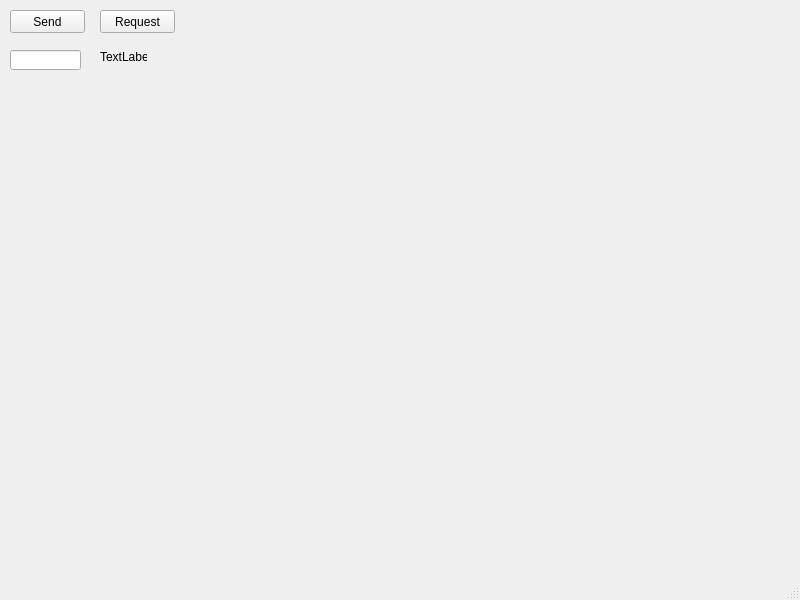
<?xml version="1.0" encoding="UTF-8"?>
<ui version="4.0">
 <class>MainWindow</class>
 <widget class="QMainWindow" name="MainWindow">
  <property name="geometry">
   <rect>
    <x>0</x>
    <y>0</y>
    <width>800</width>
    <height>600</height>
   </rect>
  </property>
  <property name="windowTitle">
   <string>MainWindow</string>
  </property>
  <widget class="QWidget" name="centralwidget">
   <widget class="QPushButton" name="SendButton">
    <property name="geometry">
     <rect>
      <x>10</x>
      <y>10</y>
      <width>75</width>
      <height>23</height>
     </rect>
    </property>
    <property name="text">
     <string>Send</string>
    </property>
   </widget>
   <widget class="QPushButton" name="RequestButton">
    <property name="geometry">
     <rect>
      <x>100</x>
      <y>10</y>
      <width>75</width>
      <height>23</height>
     </rect>
    </property>
    <property name="text">
     <string>Request</string>
    </property>
   </widget>
   <widget class="QLabel" name="label">
    <property name="geometry">
     <rect>
      <x>100</x>
      <y>50</y>
      <width>47</width>
      <height>13</height>
     </rect>
    </property>
    <property name="text">
     <string>TextLabel</string>
    </property>
   </widget>
   <widget class="QLineEdit" name="HRvalueLineEdit">
    <property name="geometry">
     <rect>
      <x>10</x>
      <y>50</y>
      <width>71</width>
      <height>20</height>
     </rect>
    </property>
   </widget>
  </widget>
  <widget class="QMenuBar" name="menubar">
   <property name="geometry">
    <rect>
     <x>0</x>
     <y>0</y>
     <width>800</width>
     <height>21</height>
    </rect>
   </property>
  </widget>
  <widget class="QStatusBar" name="statusbar"/>
 </widget>
 <resources/>
 <connections/>
</ui>
